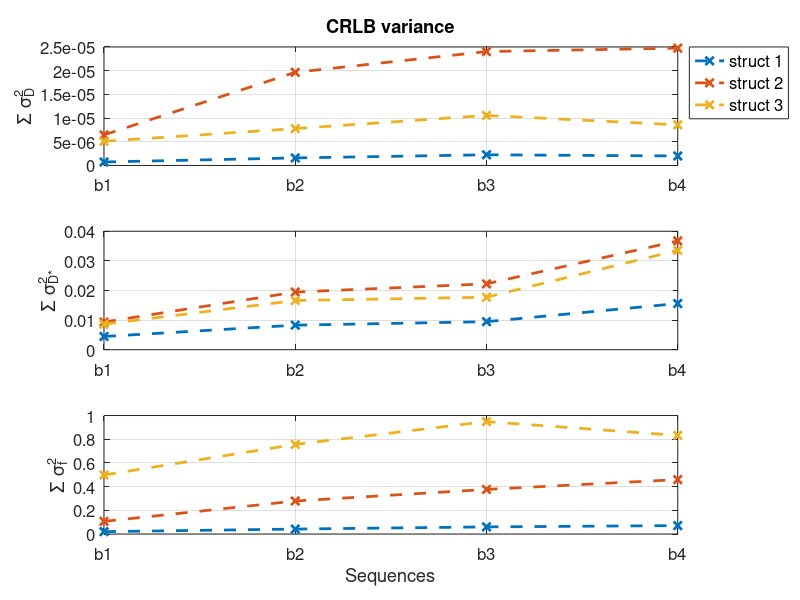

Here is the MATLAB script that generated this plot:
%% crlb
%% Formulação retirada de Fundamentals of Statistical Signal Processing -- Estimation Theory p.35
%% Funcao Cramer-Rao Lower Bounds calcula as variancias maximas dos parametros de ruido difusao e perfusao ;
%% Entrada: b, Signal;
%% Saida: var_D_perf, var_D_diff, var_f_fit

close all;
clear;
clc;
    
b1 = [0 5 10 15 20 30 35 40 45 50 55 60 70 80 90 100 150 200 250 300 350 400 450 500 1000];
b2 = [0 10 20 30 40 50 75 100 200 400 600 1000];          
b3 = [0 5 10 15 30 60 120 250 500 1000];
b4 = [0 20 40 80 200 400 700 1000];
bseq = {b1 b2 b3 b4};
bs = {'b1' 'b2' 'b3' 'b4'};
var = zeros(length(bseq),3,3);
%% Escrever a funcao de probabilidade 

sigma_2 = 3e-3;

%     p = exp(-sum((Signal-(1-f)*exp(-b*D_diff)-f*exp(-b*D_perf)).^2)/(2*sigma_2))/((2*pi*sigma_2)^(N/2));
%     ln = log(p);
%     s = (1-f)*exp(-b*D_diff) + f*exp(-b*D_perf);
%     Signal = awgn(s,40, 'measured');
%% Escrever os logaritmos da função de probabilidade

for i = 1:4
    
    b = bseq{i};
    
    for j = 1:3
        if j == 1
            D_diff = 3e-3;
            D_perf = 4e-2;
            f = 0.1:0.05:0.3;                      
        elseif j ==2
            D_diff = 1e-3:0.5e-3:7e-3;
            D_perf = 4e-2;
            f = 0.2;     
        else
            D_diff = 3e-3;
            D_perf = 1e-2:0.5e-2:7e-2;
            f = 0.2;
        end
        
        for k = 1:length(D_diff)
            for l = 1:length(D_perf)
                for m = 1:length(f)        
                    
                    dSdf = exp(-b*D_perf(l))-exp(-b*D_diff(k));
                    dSdDperf = (-b).*f(m).*exp(-b*D_perf(l));
                    dSdDdiff = (-b).*(1-f(m)).*exp(-b*D_diff(k));


                    %% Escrever as derivadas dos logaritmos na matriz de Fisher

                    % Termos da diagonal principal

                    Fisher(1,1) = (-1/sigma_2)*sum(dSdDdiff.^2);
                    Fisher(2,2) = (-1/sigma_2)*sum(dSdDperf.^2);
                    Fisher(3,3) = (-1/sigma_2)*sum(dSdf.^2);

                    % Termos restantes

                    Fisher(1,2) = -(1/sigma_2)*sum(dSdDdiff.*dSdDperf);
                    Fisher(1,3) = -(1/sigma_2)*sum(dSdDdiff.*dSdf);   

                    Fisher(2,1) = -(1/sigma_2)*sum(dSdDdiff.*dSdDperf);
                    Fisher(2,3) = -(1/sigma_2)*sum(dSdDperf.*dSdf);

                    Fisher(3,1) = -(1/sigma_2)*sum(dSdDdiff.*dSdf);
                    Fisher(3,2) = -(1/sigma_2)*sum(dSdDperf.*dSdf);   


                    Fisher_inv = inv(-Fisher);             



                    %% Escrever as variancias de acordo com a matriz de Fisher

                    %% plot CRLB

                    var(i,j,1) = var(i,j,1) + Fisher_inv(1,1);
                    var(i,j,2) = var(i,j,2) + Fisher_inv(2,2);
                    var(i,j,3) = var(i,j,3) + Fisher_inv(3,3);
                end
            end
        end
    end
end

figure;
subplot(3,1,1)
plot([1 2 3 4]',var(:,:,1), 'x--', 'LineWidth', 2);
title('CRLB variance');
ylabel('\Sigma \sigma_{D}^2', 'FontSize', 15); 
set(gca, 'XTickLabel', bs, 'XTick', 1:numel(bs), 'Fontsize', 12);
legend({'struct 1', 'struct 2', 'struct 3'}, 'Location', 'bestoutside','FontSize', 12);
grid;

subplot(3,1,2)
plot([1 2 3 4]',var(:,:,2), 'x--', 'LineWidth', 2);
ylabel('\Sigma \sigma_{D*}^2', 'FontSize', 15);
set(gca, 'XTickLabel', bs, 'XTick', 1:numel(bs), 'Fontsize', 12);
grid;

subplot(3,1,3) 
plot([1 2 3 4]',var(:,:,3), 'x--', 'LineWidth', 2);
ylabel('\Sigma \sigma_{f}^2', 'FontSize', 15);
xlabel('Sequences', 'Fontsize', 15);
set(gca, 'XTickLabel', bs, 'XTick', 1:numel(bs), 'Fontsize', 12);
grid;
